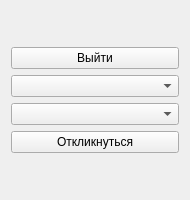
<?xml version="1.0" encoding="UTF-8"?>
<ui version="4.0">
 <class>EmployeeWindow</class>
 <widget class="QWidget" name="EmployeeWindow">
  <property name="geometry">
   <rect>
    <x>0</x>
    <y>0</y>
    <width>190</width>
    <height>200</height>
   </rect>
  </property>
  <property name="minimumSize">
   <size>
    <width>190</width>
    <height>200</height>
   </size>
  </property>
  <property name="maximumSize">
   <size>
    <width>190</width>
    <height>200</height>
   </size>
  </property>
  <property name="windowTitle">
   <string>Домашнее окно соискателя</string>
  </property>
  <property name="windowIcon">
   <iconset resource="res.qrc">
    <normaloff>:/icons/book_text.svg</normaloff>:/icons/book_text.svg</iconset>
  </property>
  <layout class="QGridLayout" name="gridLayout_2">
   <item row="0" column="0">
    <layout class="QGridLayout" name="gridLayout">
     <item row="1" column="0">
      <widget class="QComboBox" name="comboBoxEmployers"/>
     </item>
     <item row="3" column="0">
      <widget class="QPushButton" name="applyButton">
       <property name="text">
        <string>Откликнуться</string>
       </property>
      </widget>
     </item>
     <item row="2" column="0">
      <widget class="QComboBox" name="comboBoxVacancies"/>
     </item>
     <item row="0" column="0">
      <widget class="QPushButton" name="exitButton">
       <property name="text">
        <string>Выйти</string>
       </property>
       <property name="icon">
        <iconset resource="res.qrc">
         <normaloff>:/icons/exit_right.svg</normaloff>:/icons/exit_right.svg</iconset>
       </property>
      </widget>
     </item>
    </layout>
   </item>
  </layout>
 </widget>
 <resources>
  <include location="res.qrc"/>
 </resources>
 <connections/>
</ui>
